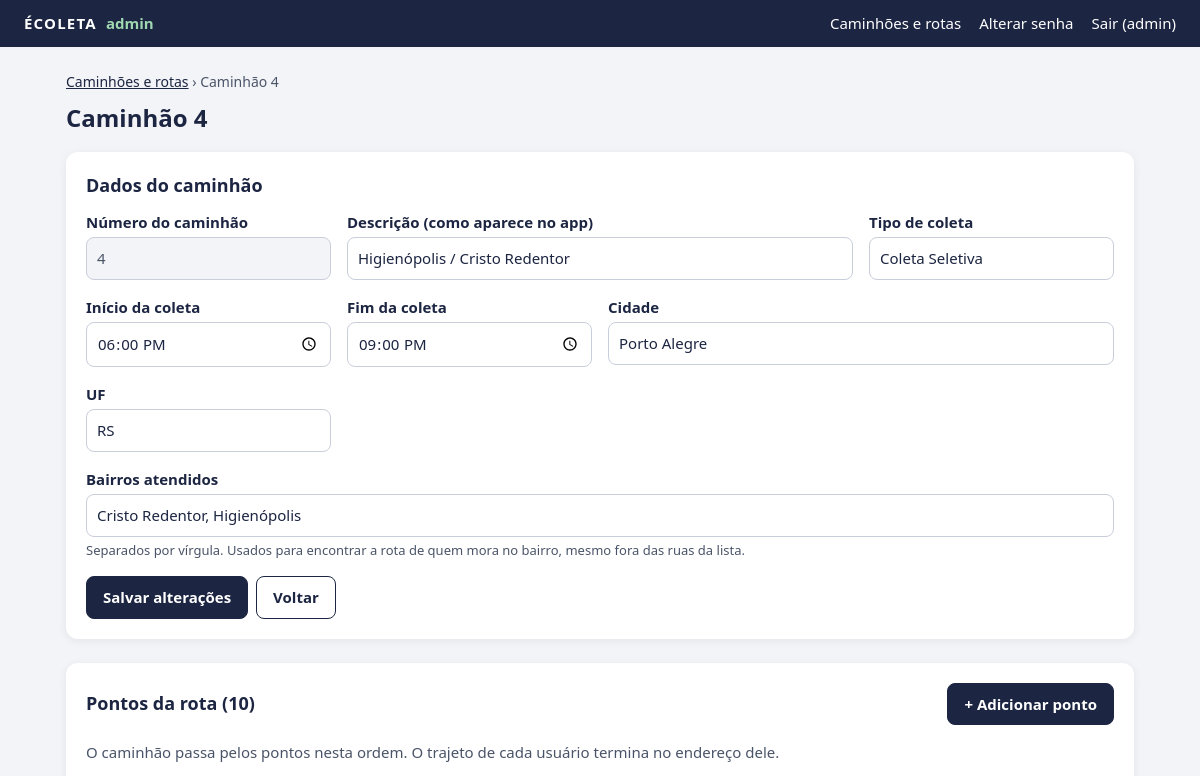
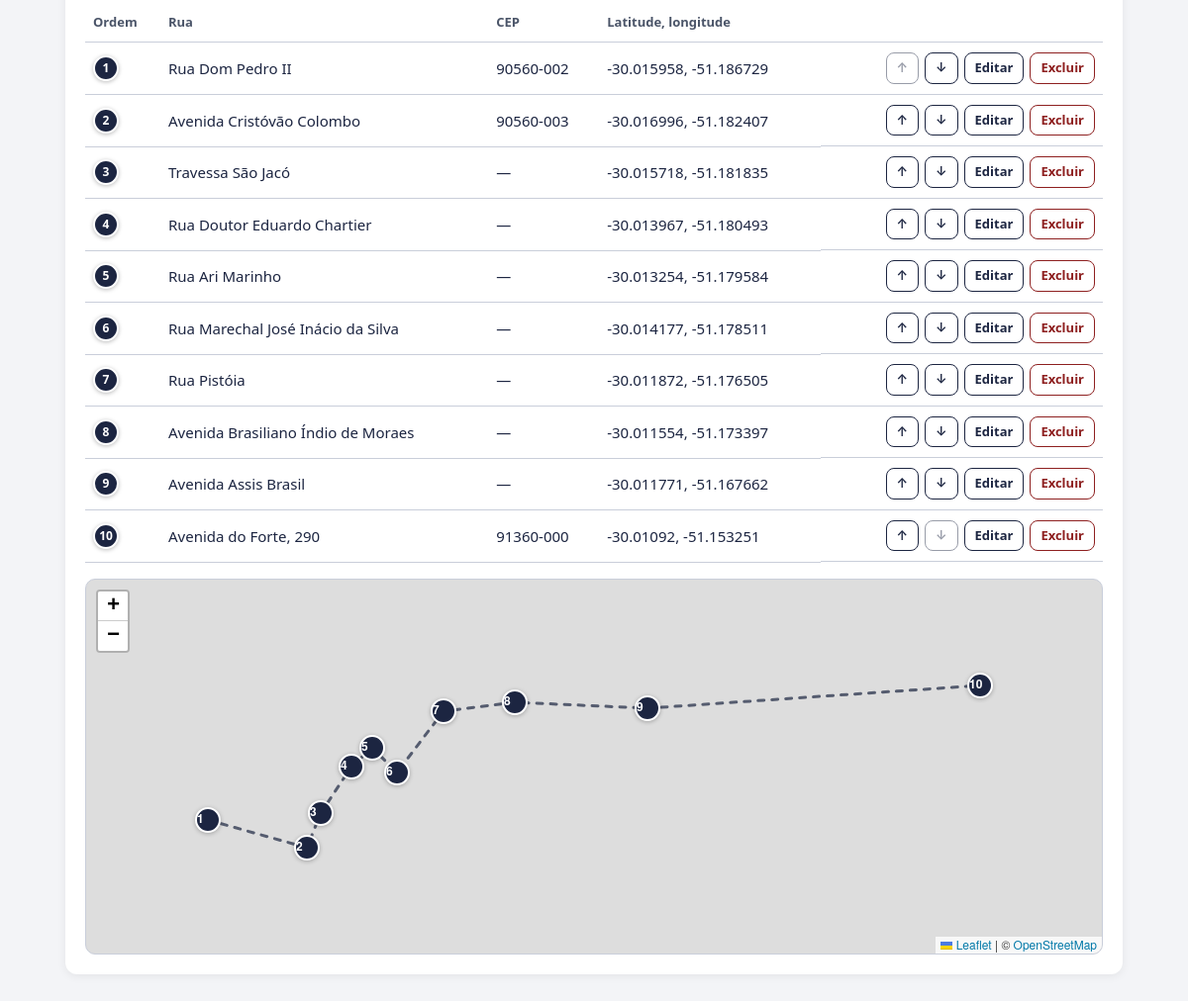
The page /admin/caminhao.php?id=4 (signed in) on the database its author committed (2 pictures, top to bottom).
### tables this page shows
CREATE TABLE `rotas` (
  `id` int NOT NULL,
  `descricao` varchar(150) NOT NULL,
  `tipo` varchar(50) NOT NULL,
  `horario_inicio` time NOT NULL,
  `horario_fim` time NOT NULL,
  `cidade` varchar(120) NOT NULL DEFAULT 'Porto Alegre',
  `uf` char(2) NOT NULL DEFAULT 'RS'
);

CREATE TABLE `rota_pontos` (
  `id` int NOT NULL,
  `rota_id` int NOT NULL,
  `ordem` smallint NOT NULL,
  `rua` varchar(200) NOT NULL,
  `numero` varchar(10) DEFAULT NULL,
  `cep` char(8) DEFAULT NULL,
  `latitude` decimal(10,7) DEFAULT NULL,
  `longitude` decimal(10,7) DEFAULT NULL
);

### admin/inc/bootstrap.php (called while the page is built, shortened)
<?php
require_once __DIR__ . '/../../api/classes/Endereco.php';
function db(): PDO
{
    static $pdo = null;
    return $pdo ??= (new Database())->conectar();
}
function h(?string $texto): string
{
    return htmlspecialchars((string) $texto, ENT_QUOTES | ENT_SUBSTITUTE, 'UTF-8');
}

### admin/inc/RotasAdmin.php (called while the page is built, shortened)
<?php
class RotasAdmin
{
    private PDO $db;
    public function __construct(PDO $db)
    {
        $this->db = $db;
    }
    public function buscar(int $id): ?array
    {
        $stmt = $this->db->prepare('SELECT * FROM rotas WHERE id = :id');
        $stmt->execute([':id' => $id]);
        $rota = $stmt->fetch(PDO::FETCH_ASSOC);
        $stmt = $this->db->prepare('SELECT bairro FROM rota_bairros WHERE rota_id = :id ORDER BY bairro');
        $stmt->execute([':id' => $id]);
        $rota['bairros'] = $stmt->fetchAll(PDO::FETCH_COLUMN);
        return $rota;
    }
    public function pontos(int $rotaId): array
    {
        $stmt = $this->db->prepare('SELECT * FROM rota_pontos WHERE rota_id = :id ORDER BY ordem');
        $stmt->execute([':id' => $rotaId]);
        return $stmt->fetchAll(PDO::FETCH_ASSOC);
    }
}

### api/classes/Endereco.php (called while the page is built, shortened)
<?php
class Endereco
{
    public static function somenteDigitos(string $cep): string
    {
        return preg_replace('/\D/', '', $cep);
    }
    public static function formatarCep(string $cep): string
    {
        $digitos = self::somenteDigitos($cep);
        return strlen($digitos) === 8
            ? substr($digitos, 0, 5) . "-" . substr($digitos, 5)
            : $cep;
    }
}

### admin/caminhao.php (the view, shortened to what this page needs)
<?php
require_once __DIR__ . '/inc/bootstrap.php';
require_once __DIR__ . '/inc/layout.php';
require_once __DIR__ . '/inc/RotasAdmin.php';
$rotas = new RotasAdmin(db());
$id = isset($_GET['id']) ? (int) $_GET['id'] : null;
$novo = $id === null;
$rota = $novo ? null : $rotas->buscar($id);
$form = [
    'id' => $novo ? $rotas->proximoNumero() : (int) $rota['id'],
    'descricao' => $rota['descricao'] ?? '',
    'tipo' => $rota['tipo'] ?? TIPOS[0],
    'horario_inicio' => substr($rota['horario_inicio'] ?? '18:00', 0, 5),
    'horario_fim' => substr($rota['horario_fim'] ?? '21:00', 0, 5),
    'cidade' => $rota['cidade'] ?? 'Porto Alegre',
    'uf' => $rota['uf'] ?? 'RS',
    'bairros' => implode(', ', $rota['bairros'] ?? []),
];
$pontos = $novo ? [] : $rotas->pontos($id);
$titulo = $novo ? 'Novo caminhão' : "Caminhão {$id}";
?>
<p class="trilha"><a href="caminhoes.php">Caminhões e rotas</a> › <?= h($titulo) ?></p>
<h1><?= h($titulo) ?></h1>
<section class="cartao">
  <h2>Dados do caminhão</h2>
  <form method="post" class="formulario grade">
    <div>
      <label for="id">Número do caminhão</label>
      <input id="id" name="id" type="number" min="1" max="999999" value="<?= (int) $form['id'] ?>" <?= $novo ? 'required' : 'readonly' ?>>
    </div>
    <div class="largura-2">
      <label for="descricao">Descrição (como aparece no app)</label>
      <input id="descricao" name="descricao" maxlength="150" value="<?= h($form['descricao']) ?>" placeholder="Ex.: São Geraldo / Humaitá" required>
    </div>
    <div>
      <label for="tipo">Tipo de coleta</label>
      <input id="tipo" name="tipo" maxlength="50" list="tipos" value="<?= h($form['tipo']) ?>" required>
    </div>
    <div>
      <label for="horario_inicio">Início da coleta</label>
      <input id="horario_inicio" name="horario_inicio" type="time" value="<?= h($form['horario_inicio']) ?>" required>
    </div>
    <div>
      <label for="horario_fim">Fim da coleta</label>
      <input id="horario_fim" name="horario_fim" type="time" value="<?= h($form['horario_fim']) ?>" required>
    </div>
    <div class="largura-2">
      <label for="cidade">Cidade</label>
      <input id="cidade" name="cidade" maxlength="120" value="<?= h($form['cidade']) ?>" required>
    </div>
    <div>
      <label for="uf">UF</label>
      <input id="uf" name="uf" maxlength="2" value="<?= h($form['uf']) ?>" required>
    </div>
    <div class="largura-total">
      <label for="bairros">Bairros atendidos</label>
      <input id="bairros" name="bairros" value="<?= h($form['bairros']) ?>" placeholder="Ex.: São Geraldo, Humaitá">
      <small>Separados por vírgula. Usados para encontrar a rota de quem mora no bairro, mesmo fora das ruas da lista.</small>
    </div>
    <div class="acoes largura-total">
      <button type="submit" class="botao"><?= $novo ? 'Cadastrar caminhão' : 'Salvar alterações' ?></button>
      <a class="botao botao-secundario" href="caminhoes.php">Voltar</a>
    </div>
  </form>
</section>
<?php if (!$novo): ?>
<section class="cartao" id="pontos">
  <div class="titulo-pagina">
    <h2>Pontos da rota (<?= count($pontos) ?>)</h2>
    <a class="botao" href="ponto.php?rota=<?= (int) $id ?>">+ Adicionar ponto</a>
  </div>
  <p class="dica">O caminhão passa pelos pontos nesta ordem. O trajeto de cada usuário termina no endereço dele.</p>
  <?php if (!$pontos): ?>
  <p class="vazio">Nenhum ponto cadastrado. Adicione pelo menos dois para formar a rota.</p>
  <?php else: ?>
  <div class="tabela-rolagem">
    <table class="tabela">
      <thead>
        <tr>
          <th scope="col">Ordem</th>
          <th scope="col">Rua</th>
          <th scope="col">CEP</th>
          <th scope="col">Latitude, longitude</th>
          <th scope="col"><span class="sr-only">Ações</span></th>
        </tr>
      </thead>
      <tbody>
        <?php foreach ($pontos as $indice => $ponto): ?>
        <tr>
          <td><span class="numero-ponto"><?= (int) $ponto['ordem'] ?></span></td>
          <td><?= h($ponto['rua']) ?><?= $ponto['numero'] ? ', ' . h($ponto['numero']) : '' ?></td>
          <td class="sem-quebra"><?= $ponto['cep'] ? h(Endereco::formatarCep($ponto['cep'])) : '—' ?></td>
          <td class="sem-quebra">
            <?php if ($ponto['latitude'] !== null && $ponto['longitude'] !== null): ?>
            <?= h(rtrim(rtrim($ponto['latitude'], '0'), '.')) ?>, <?= h(rtrim(rtrim($ponto['longitude'], '0'), '.')) ?>
            <?php else: ?>
            <span class="alerta">Sem localização</span>
            <?php endif; ?>
          </td>
          <td class="acoes-linha">
            <?php foreach (['subir_ponto' => ['↑', 'Subir', $indice === 0], 'descer_ponto' => ['↓', 'Descer', $indice === count($pontos) - 1]] as $acao => [$seta, $rotulo, $desativado]): ?>
            <form method="post">
              <button type="submit" class="botao botao-pequeno botao-secundario" title="<?= $rotulo ?>" aria-label="<?= $rotulo ?> o ponto <?= (int) $ponto['ordem'] ?>" <?= $desativado ? 'disabled' : '' ?>><?= $seta ?></button>
            </form>
            <?php endforeach; ?>
            <a class="botao botao-pequeno botao-secundario" href="ponto.php?rota=<?= (int) $id ?>&amp;id=<?= (int) $ponto['id'] ?>">Editar</a>
            <form method="post" onsubmit="return confirm('Excluir o ponto <?= (int) $ponto['ordem'] ?>?')">
              <button type="submit" class="botao botao-pequeno botao-perigo">Excluir</button>
            </form>
          </td>
        </tr>
        <?php endforeach; ?>
      </tbody>
    </table>
  </div>
  <div id="mapa-rota" class="mapa" aria-label="Mapa com os pontos da rota"></div>
  <?php endif; ?>
</section>
<?php endif; ?>

### admin/assets/admin.css (style rules this page uses)
:root { --azul: #1c2541; --verde: #14532d; --vermelho: #8e2020; --amarelo: #7a5a00; --texto: #1c2541; --texto-suave: #4a5468; --borda: #c9ceda; --fundo: #f3f4f7; --branco: #fff; }
* { box-sizing: border-box; }
body { margin: 0; background: var(--fundo); color: var(--texto); font: 15px/1.5 system-ui, -apple-system, "Segoe UI", Roboto, sans-serif; }
a { color: var(--azul); }
h1 { margin: 0 0 16px; font-size: 24px; }
h2 { margin: 0 0 12px; font-size: 18px; }
.trilha { margin: 0 0 8px; color: var(--texto-suave); font-size: 14px; }
.titulo-pagina { display: flex; flex-wrap: wrap; align-items: center; justify-content: space-between; gap: 12px; margin-bottom: 16px; }
.titulo-pagina h1, .titulo-pagina h2 { margin: 0; }
.cartao { margin-bottom: 24px; padding: 20px; border-radius: 12px; background: var(--branco); box-shadow: 0 2px 10px #0001; }
.formulario label { display: block; margin-bottom: 4px; font-weight: 600; }
.formulario input, .formulario select { width: 100%; padding: 9px 10px; border: 1px solid var(--borda); border-radius: 8px; background: var(--branco); color: var(--texto); font: inherit; }
.formulario input[readonly] { background: var(--fundo); color: var(--texto-suave); }
.formulario small { display: block; margin-top: 4px; color: var(--texto-suave); font-size: 13px; }
.grade { display: grid; grid-template-columns: repeat(4, minmax(0, 1fr)); gap: 16px; }
.largura-2 { grid-column: span 2; }
.largura-total { grid-column: 1 / -1; }
.acoes { display: flex; flex-wrap: wrap; gap: 8px; }
.botao { display: inline-block; padding: 9px 16px; border: 1px solid var(--azul); border-radius: 8px; background: var(--azul); color: var(--branco); font: inherit; font-weight: 600; text-decoration: none; white-space: nowrap; cursor: pointer; }
.botao:disabled { opacity: .45; cursor: not-allowed; filter: none; }
.botao-secundario { background: var(--branco); color: var(--azul); }
.botao-perigo { border-color: var(--vermelho); background: var(--branco); color: var(--vermelho); }
.botao-pequeno { padding: 5px 10px; font-size: 13px; }
.tabela-rolagem { overflow-x: auto; }
.tabela { width: 100%; border-collapse: collapse; }
.tabela th, .tabela td { padding: 10px 8px; border-bottom: 1px solid var(--borda); text-align: left; vertical-align: middle; }
.tabela th { color: var(--texto-suave); font-size: 13px; font-weight: 600; }
.acoes-linha { display: flex; flex-wrap: wrap; justify-content: flex-end; gap: 6px; }
.acoes-linha form { margin: 0; }
.sem-quebra { white-space: nowrap; }
.vazio, .dica { color: var(--texto-suave); }
.numero-ponto, .marcador-ponto { display: inline-grid; place-items: center; width: 26px; height: 26px; border: 2px solid var(--branco); border-radius: 50%; background: var(--azul); color: var(--branco); font-size: 12px; font-weight: 700; box-shadow: 0 1px 4px #0004; }
.mapa { height: 380px; margin-top: 16px; border-radius: 10px; border: 1px solid var(--borda); }

### rows shown on the page
rotas: id "4", descricao "Higienópolis / Cristo Redentor", tipo "Coleta Seletiva", cidade "Porto Alegre", uf "RS"
rota_pontos: ordem "1", rua "Rua Dom Pedro II", cep "90560-002", latitude "-30.015958", longitude "-51.186729", seta "↑", seta "↓"
rota_pontos: ordem "2", rua "Avenida Cristóvão Colombo", cep "90560-003", latitude "-30.016996", longitude "-51.182407", seta "↑", seta "↓"
rota_pontos: ordem "3", rua "Travessa São Jacó", latitude "-30.015718", longitude "-51.181835", seta "↑", seta "↓"
rota_pontos: ordem "4", rua "Rua Doutor Eduardo Chartier", latitude "-30.013967", longitude "-51.180493", seta "↑", seta "↓"
rota_pontos: ordem "5", rua "Rua Ari Marinho", latitude "-30.013254", longitude "-51.179584", seta "↑", seta "↓"
rota_pontos: ordem "6", rua "Rua Marechal José Inácio da Silva", latitude "-30.014177", longitude "-51.178511", seta "↑", seta "↓"
rota_pontos: ordem "7", rua "Rua Pistóia", latitude "-30.011872", longitude "-51.176505", seta "↑", seta "↓"
rota_pontos: ordem "8", rua "Avenida Brasiliano Índio de Moraes", latitude "-30.011554", longitude "-51.173397", seta "↑", seta "↓"
rota_pontos: ordem "9", rua "Avenida Assis Brasil", latitude "-30.011771", longitude "-51.167662", seta "↑", seta "↓"
rota_pontos: ordem "10", rua "Avenida do Forte", numero "290", cep "91360-000", latitude "-30.01092", longitude "-51.153251", seta "↑", seta "↓"

### other values the page prints
$admin['usuario'] "admin"
$titulo "Caminhão 4"
count($pontos) "10"
